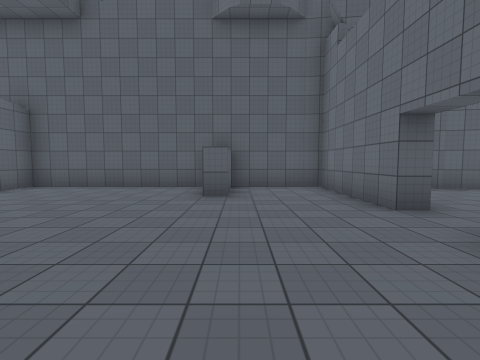
View 1 (above)

16 first-person views from a walk through a 3-D level made in the Unity game engine. The camera is 1.4 m above the floor, tilts 4° down and sees 85° across. The floor is counted in squares, 2 m on a side. Each view is taken from the middle of a square. On the plan, view 1 faces up. The plan holds only what a view shows up to about 9 squares ahead; the rest is blank. The place goes on beyond the plan. The player character is not drawn. Some animated figures are left out. Door leaves are left out, so doorways stand open. Surface patterns are stand-ins for the level's own textures.

View 2
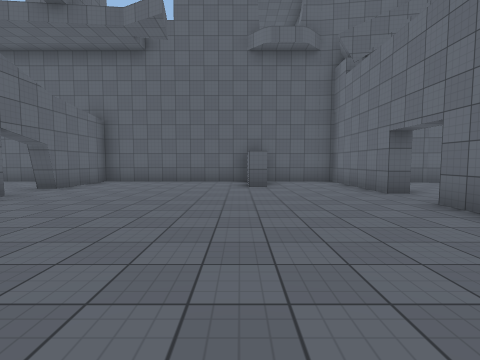

View 3
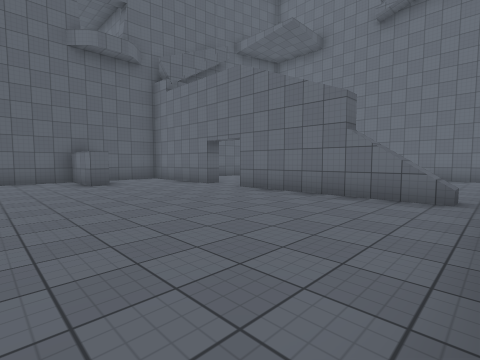

View 4
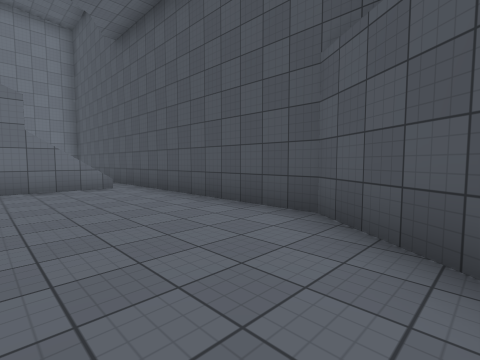

View 5
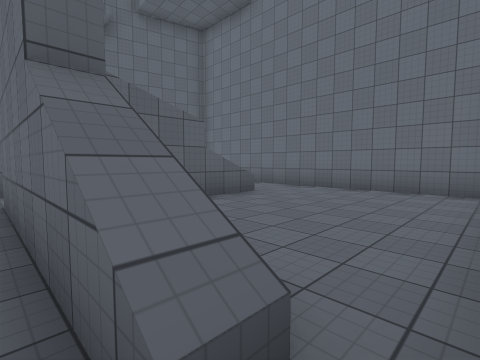

View 6
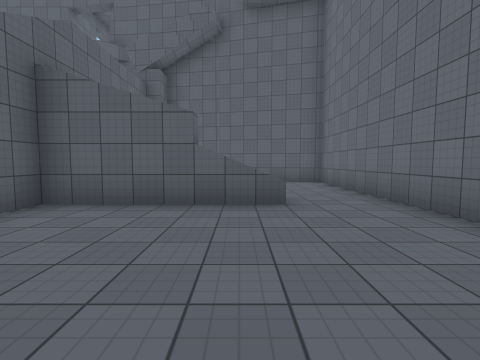

View 7
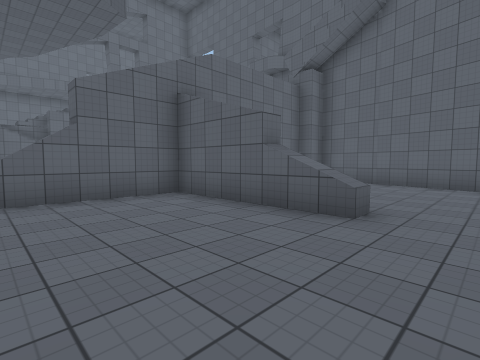

View 8
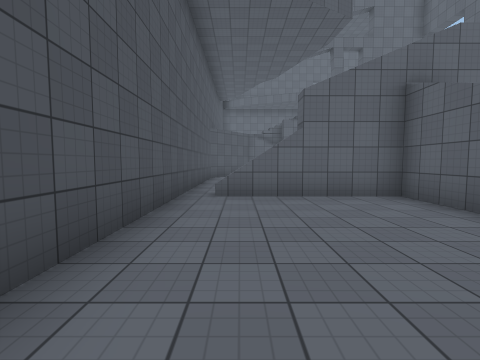

View 9
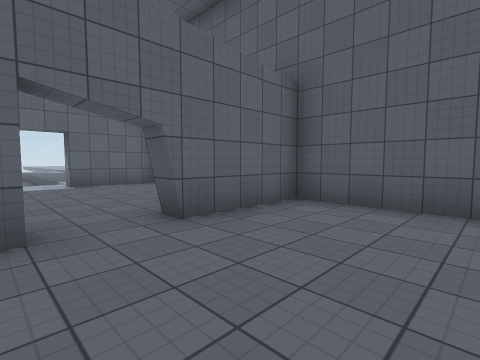

View 10
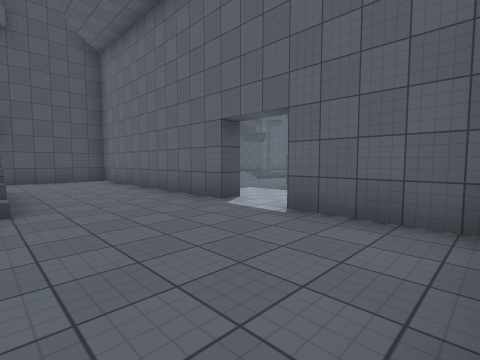

View 11
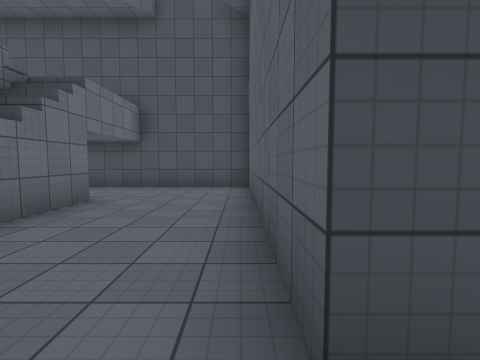

View 12
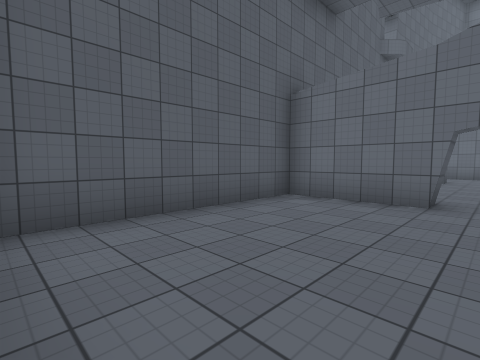

View 13
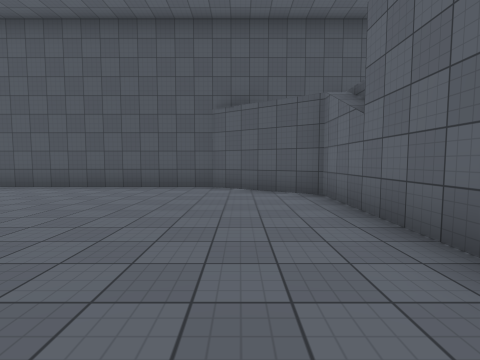

View 14
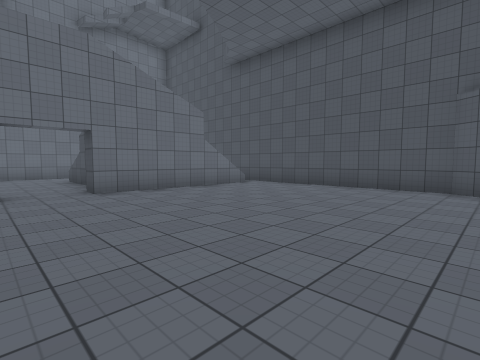

View 15
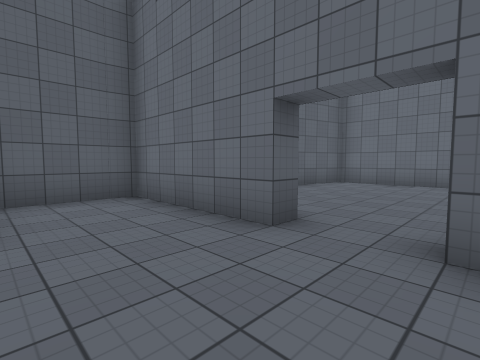

View 16
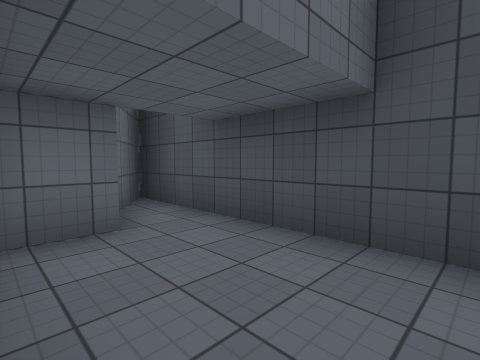

### Floor plan
Key: @ floor where view 1 was taken; # wall or solid block; . main floor; - floor 0.25 m lower than the main floor; : floor 5.75 m higher than the main floor; / step, stairs or slope; ^ raised ledge.
Columns run from 14 left of view 1 to 9 right of it. Each row starts with its distance up from view 1.
  8    ###############
  7    #....#.....#..######
  6    #....#.....#..#....##
  5 -- #....#........#.....#
  4 ---..............#.....#
  3 ---#....:..............#
  2 -- #../ :........###^..#
  1    #../ :........#.....#
  0    #../ #.....@..#.....#
 -1    #..//#........#.....#
 -2    #....###......^.....#
 -3    #......#............#
 -4    ###################

Positions as (right, up) in squares from view 1, and headings:
1: (0, 0), facing up
2: (-1, -2), facing up
3: (-3, -3), facing up-right
4: (-5, 0), facing down-right
5: (2, -3), facing up-right
6: (6, -3), facing up
7: (8, -2), facing up-left
8: (8, -2), facing left
9: (-3, 3), facing up-left
10: (-8, 7), facing down-left
11: (-11, 4), facing down
12: (-11, 4), facing up-right
13: (-4, 4), facing down
14: (-4, 4), facing down-right
15: (0, 2), facing up-right
16: (-9, -1), facing down-right
